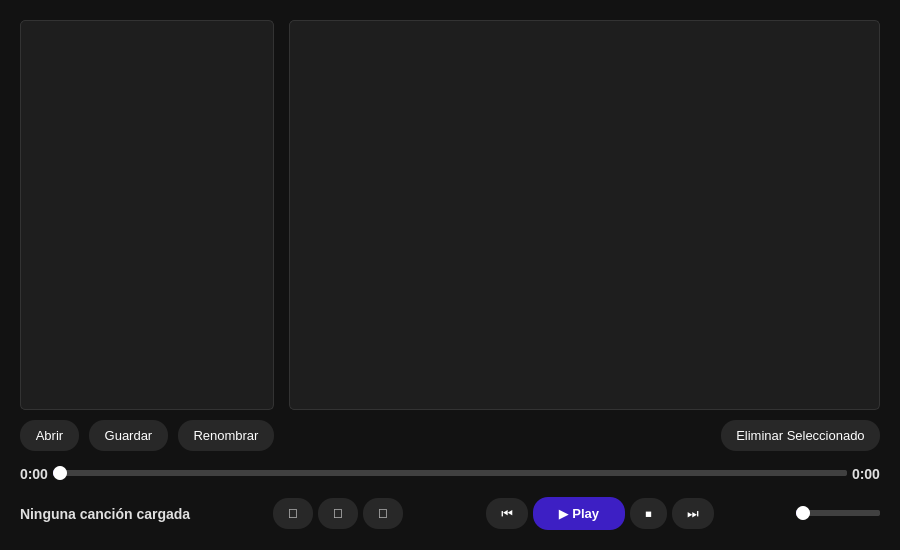
<?xml version="1.0" encoding="UTF-8"?>
<ui version="4.0">
 <class>MainWindow</class>
 <widget class="QMainWindow" name="MainWindow">
  <property name="geometry">
   <rect>
    <x>0</x>
    <y>0</y>
    <width>900</width>
    <height>550</height>
   </rect>
  </property>
  <property name="windowTitle">
   <string>Crown Music</string>
  </property>
  <property name="styleSheet">
   <string>
QMainWindow, #centralwidget { background-color: #121212; }
QLabel { color: #E0E0E0; font-size: 14px; font-weight: bold; }
QListWidget { background-color: #1E1E1E; color: #FFFFFF; border: 1px solid #333333; border-radius: 5px; padding: 5px; font-size: 13px; }
QListWidget::item:selected { background-color: #3d1fc4; color: white; border-radius: 3px; }
QListWidget::item:hover { background-color: #2A2A2A; }
QPushButton { background-color: #282828; color: white; border: none; border-radius: 15px; padding: 8px 15px; font-size: 13px; }
QPushButton:hover { background-color: #3E3E3E; }
QPushButton:pressed { background-color: #3d1fc4; color: white; }
QPushButton#btn_play { background-color: #3d1fc4; color: white; font-weight: bold; padding: 8px 25px; }
QPushButton#btn_play:hover { background-color: #4c2be8; transform: scale(1.05); }
QPushButton#btn_play:pressed { background-color: #2c168f; }
QSlider::groove:horizontal { border-radius: 2px; height: 6px; background: #404040; }
QSlider::sub-page:horizontal { background: #3d1fc4; border-radius: 2px; }
QSlider::handle:horizontal { background: #FFFFFF; width: 14px; height: 14px; margin: -4px 0; border-radius: 7px; }
QSlider::handle:horizontal:hover { background: #3d1fc4; transform: scale(1.2); }
   </string>
  </property>
  <widget class="QWidget" name="centralwidget">
   <layout class="QVBoxLayout" name="verticalLayout_main">
    <property name="spacing">
     <number>15</number>
    </property>
    <property name="leftMargin">
     <number>20</number>
    </property>
    <property name="topMargin">
     <number>20</number>
    </property>
    <property name="rightMargin">
     <number>20</number>
    </property>
    <property name="bottomMargin">
     <number>20</number>
    </property>
    <item>
     <layout class="QHBoxLayout" name="horizontalLayout_top" stretch="1,3">
      <property name="spacing">
       <number>15</number>
      </property>
      <item>
       <layout class="QVBoxLayout" name="verticalLayout_left">
        <property name="spacing">
         <number>10</number>
        </property>
        <item>
         <widget class="QListWidget" name="list_playlists"/>
        </item>
        <item>
         <layout class="QHBoxLayout" name="horizontalLayout_btn_playlists">
          <item>
           <widget class="QPushButton" name="btn_open">
            <property name="text">
             <string>Abrir</string>
            </property>
           </widget>
          </item>
          <item>
           <widget class="QPushButton" name="btn_save">
            <property name="text">
             <string>Guardar</string>
            </property>
           </widget>
          </item>
          <item>
           <widget class="QPushButton" name="btn_rename">
            <property name="text">
             <string>Renombrar</string>
            </property>
           </widget>
          </item>
         </layout>
        </item>
       </layout>
      </item>
      <item>
       <layout class="QVBoxLayout" name="verticalLayout_right">
        <property name="spacing">
         <number>10</number>
        </property>
        <item>
         <widget class="QListWidget" name="list_songs"/>
        </item>
        <item>
         <layout class="QHBoxLayout" name="horizontalLayout_delete">
          <item>
           <spacer name="spacer_delete">
            <property name="orientation">
             <enum>Qt::Horizontal</enum>
            </property>
            <property name="sizeHint" stdset="0">
             <size>
              <width>40</width>
              <height>20</height>
             </size>
            </property>
           </spacer>
          </item>
          <item>
           <widget class="QPushButton" name="btn_delete">
            <property name="text">
             <string>Eliminar Seleccionado</string>
            </property>
           </widget>
          </item>
         </layout>
        </item>
       </layout>
      </item>
     </layout>
    </item>
    <item>
     <layout class="QVBoxLayout" name="verticalLayout_bottom">
      <property name="spacing">
       <number>5</number>
      </property>
      <item>
       <layout class="QHBoxLayout" name="horizontalLayout_progress">
        <item>
         <widget class="QLabel" name="label_time_current">
          <property name="text">
           <string>0:00</string>
          </property>
         </widget>
        </item>
        <item>
         <widget class="ClickableSlider" name="slider_progress">
          <property name="orientation">
           <enum>Qt::Horizontal</enum>
          </property>
         </widget>
        </item>
        <item>
         <widget class="QLabel" name="label_time_total">
          <property name="text">
           <string>0:00</string>
          </property>
         </widget>
        </item>
       </layout>
      </item>
      <item>
       <layout class="QHBoxLayout" name="horizontalLayout_controls">
        <property name="topMargin">
         <number>10</number>
        </property>
        <item>
         <widget class="QLabel" name="label_song">
          <property name="text">
           <string>Ninguna canción cargada</string>
          </property>
         </widget>
        </item>
        <item>
         <spacer name="spacer_left">
          <property name="orientation">
           <enum>Qt::Horizontal</enum>
          </property>
          <property name="sizeHint" stdset="0">
           <size>
            <width>40</width>
            <height>20</height>
           </size>
          </property>
         </spacer>
        </item>
        <item>
         <widget class="QPushButton" name="btn_shuffle">
          <property name="text">
           <string>🔀</string>
          </property>
         </widget>
        </item>
        <item>
         <widget class="QPushButton" name="btn_loop_song">
          <property name="text">
           <string>🔂</string>
          </property>
         </widget>
        </item>
        <item>
         <widget class="QPushButton" name="btn_loop_playlist">
          <property name="text">
           <string>🔁</string>
          </property>
         </widget>
        </item>
        <item>
         <spacer name="spacer_mid1">
          <property name="orientation">
           <enum>Qt::Horizontal</enum>
          </property>
          <property name="sizeHint" stdset="0">
           <size>
            <width>20</width>
            <height>20</height>
           </size>
          </property>
         </spacer>
        </item>
        <item>
         <widget class="QPushButton" name="btn_previous">
          <property name="text">
           <string>⏮</string>
          </property>
         </widget>
        </item>
        <item>
         <widget class="QPushButton" name="btn_play">
          <property name="text">
           <string>▶ Play</string>
          </property>
         </widget>
        </item>
        <item>
         <widget class="QPushButton" name="btn_stop">
          <property name="text">
           <string>⏹</string>
          </property>
         </widget>
        </item>
        <item>
         <widget class="QPushButton" name="btn_next">
          <property name="text">
           <string>⏭</string>
          </property>
         </widget>
        </item>
        <item>
         <spacer name="spacer_right">
          <property name="orientation">
           <enum>Qt::Horizontal</enum>
          </property>
          <property name="sizeHint" stdset="0">
           <size>
            <width>40</width>
            <height>20</height>
           </size>
          </property>
         </spacer>
        </item>
        <item>
         <widget class="QSlider" name="slider_volume">
          <property name="orientation">
           <enum>Qt::Horizontal</enum>
          </property>
         </widget>
        </item>
       </layout>
      </item>
     </layout>
    </item>
   </layout>
  </widget>
 </widget>
 <customwidgets>
  <customwidget>
   <class>ClickableSlider</class>
   <extends>QSlider</extends>
   <header>ui.main_window</header>
  </customwidget>
 </customwidgets>
 <resources/>
 <connections/>
</ui>
